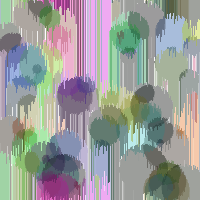
Frame 1 (no input)
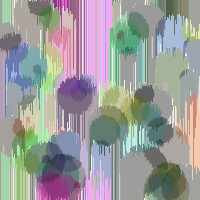
Frame 60 (the mouse pressed at the canvas centre just before this capture)
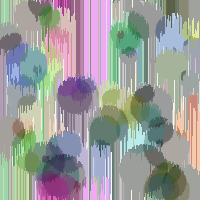
Frame 120 (the mouse held since frame 60 and released just before this capture)

The Processing sketch that drew these frames (run headless with seeded random() and noise(); from frame 60 on, the mouse is pressed at the canvas centre):

// Processing sketch: processing_186748
// ── processing_186748.pde

float[] H;
float[] S;
float[] B;

color[][] c;

void setup() {
  size(200, 200);
  colorMode(HSB, 360, 100, 100);
  background(360);

  noStroke();
  for (int j = 0; j < 80; j++) {
    float r = random(5, 50);
    fill(random(360), random(50, 100), random(100), 100);
    ellipse(random(width), random(height), r, r);
  }

  //----------------------------------

  c = new color[width][height];

  for (int i = 0; i < width; i++) {
    for (int j = 0; j < height; j++) {
      c[i][j] = get(i, j);
    }
  }
}

void draw() {
  background(360);

  for (int i = 0; i < width; i++) {
    for (int j = 0; j < height; j++) {
      if (random(100) > brightness(c[i][j])) {
        fill(hue(c[i][j]), saturation(c[i][j]), brightness(c[i][j]));
      }
      rect(i, j, 1, 1);
    }
  }
}
